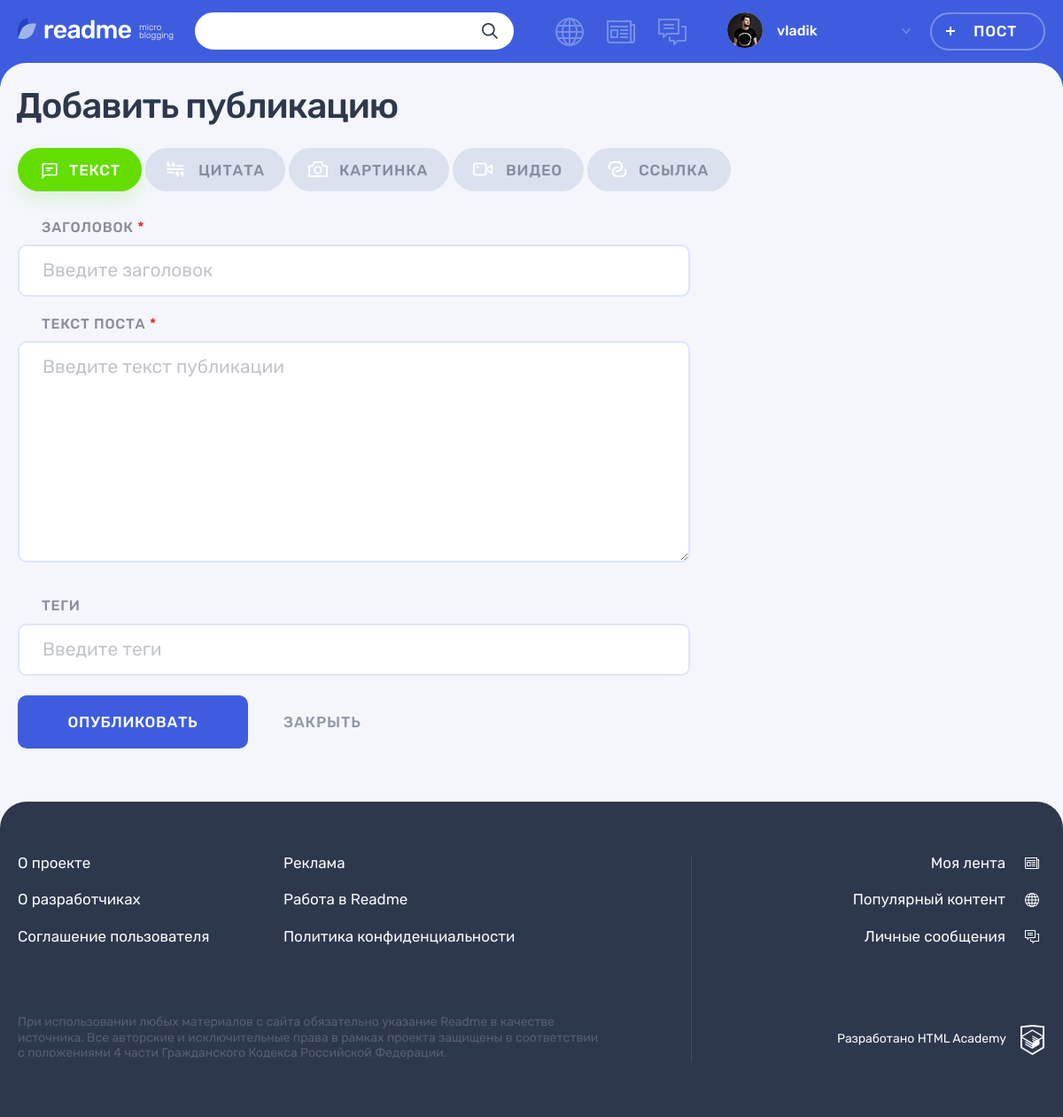
/add.php (signed in), run on the app's committed database.
### tables this page shows
CREATE TABLE content_types (
  id  INT UNSIGNED AUTO_INCREMENT PRIMARY KEY NOT NULL,
  type_name VARCHAR(128) NOT NULL,
  class_name VARCHAR(128) NOT NULL
);

### helpers.php (called while the page is built, shortened)
<?php
function include_template($name, array $data = [])
{
    $name = 'templates/' . $name;
    extract($data);
    require $name;
    $result = ob_get_clean();
    return $result;
}

### includes/functions.inc.php (called while the page is built, shortened)
<?php
function select_query($con, $sql, $type = 'all')
{
    mysqli_set_charset($con, "utf8");
    $result = mysqli_query($con, $sql) or trigger_error("Ошибка в запросе к базе данных: ".mysqli_error($con), E_USER_ERROR);
    if ($type == 'assoc') {
        return mysqli_fetch_assoc($result);
    }
    return mysqli_fetch_all($result, MYSQLI_ASSOC);
}
function get_filter_active($current_content_type_id, $content_type)
{
    if ($current_content_type_id == $content_type['id']) {
        return 'filters__button--active';
    }
}
function check_validity($con, $current_content_type_id, $fields_map)
{
    if (empty($_POST)) {
        return null;
    }
    exit();
    return null;
}

### templates/add.php (the view, shortened to what this page needs)
<?php
require_once('includes/functions.inc.php');
?>
<div class="page__main-section">
  <div class="container">
    <h1 class="page__title page__title--adding-post">Добавить публикацию</h1>
  </div>
  <div class="adding-post container">
    <div class="adding-post__tabs-wrapper tabs">
      <div class="adding-post__tabs filters">
        <ul class="adding-post__tabs-list filters__list tabs__list">
          <?php foreach ($content_types as $content_type): ?>
          <li class="adding-post__tabs-item filters__item">
            <a class="adding-post__tabs-link filters__button filters__button--<?= $content_type['class_name'] ?> <?= get_filter_active($current_content_type_id, $content_type) ?> tabs__item tabs__item--active button" href="?post_type=<?= $content_type['id'] ?>">
              <svg class="filters__icon" width="22" height="18">
                <use xlink:href="#icon-filter-<?= $content_type['class_name'] ?>"></use>
              </svg>
              <span><?= $content_type['type_name'] ?></span>
            </a>
          </li>
        <?php endforeach; ?>
        </ul>
      </div>
      <div class="adding-post__tab-content">
        <section class="adding-post__photo tabs__content tabs__content--active">
        <?= $add_content ?>
        </section>
      </div>
    </div>
  </div>
</div>

### data on the page
content_types: type_name "ТЕКСТ"
content_types: type_name "ЦИТАТА"
content_types: type_name "КАРТИНКА"
content_types: type_name "ВИДЕО"
content_types: type_name "ССЫЛКА"

### other printed values
$user_name "vladik"
